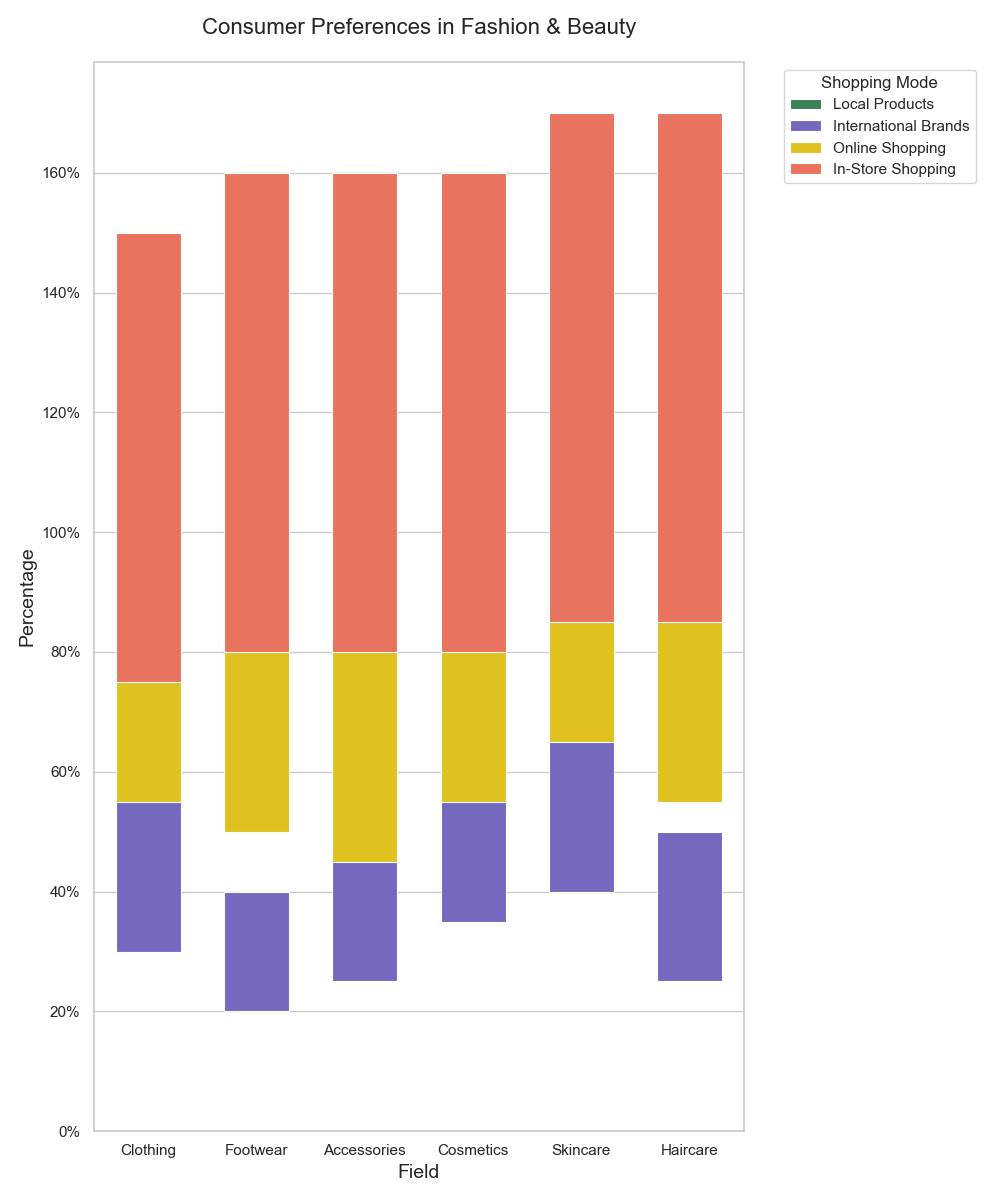

Reproduce this figure in Python.

import pandas as pd
import seaborn as sns
import matplotlib.pyplot as plt
from matplotlib.ticker import PercentFormatter

# Data
data = {
    'Field': ['Clothing', 'Footwear', 'Accessories', 'Cosmetics', 'Skincare', 'Haircare'],
    'Local Products': [30, 20, 25, 35, 40, 25],
    'International Brands': [25, 30, 20, 20, 25, 30],
    'Online Shopping': [20, 30, 35, 25, 20, 30],
    'In-Store Shopping': [25, 20, 20, 20, 15, 15]
}

# Convert dictionary to DataFrame
df = pd.DataFrame(data)

# Calculate the percentage
df.set_index('Field', inplace=True)
df_percentage = df.divide(df.sum(axis=1), axis=0) * 100

# Start a figure with seaborn style
plt.figure(figsize=(10, 12))
sns.set_theme(style="whitegrid")

# Create a color map
colors = ["#2E8B57", "#6A5ACD", "#FFD700", "#FF6347"]

# Starting position
bar_start = pd.Series([0.0, 0.0, 0.0, 0.0, 0.0, 0.0], index=df.index)

for col, color in zip(df.columns, colors):
    # Plot each category stack
    sns.barplot(
        y=bar_start,
        x=df_percentage.index,
        color=color,
        label=col,
        bottom=bar_start,
        linewidth=0.8,
        width=0.6
    )
    # Add the values to the starting position
    bar_start += df_percentage[col]

# Customizations
plt.ylabel('Percentage', fontsize=14)
plt.xlabel('Field', fontsize=14)
plt.title('Consumer Preferences in Fashion & Beauty', fontsize=16, pad=20)
plt.yticks(rotation=0)
plt.legend(title='Shopping Mode', bbox_to_anchor=(1.05, 1), loc='upper left')

# Convert y-axis labels to percentage
plt.gca().yaxis.set_major_formatter(PercentFormatter())

# Show the plot
plt.tight_layout()
plt.show()
